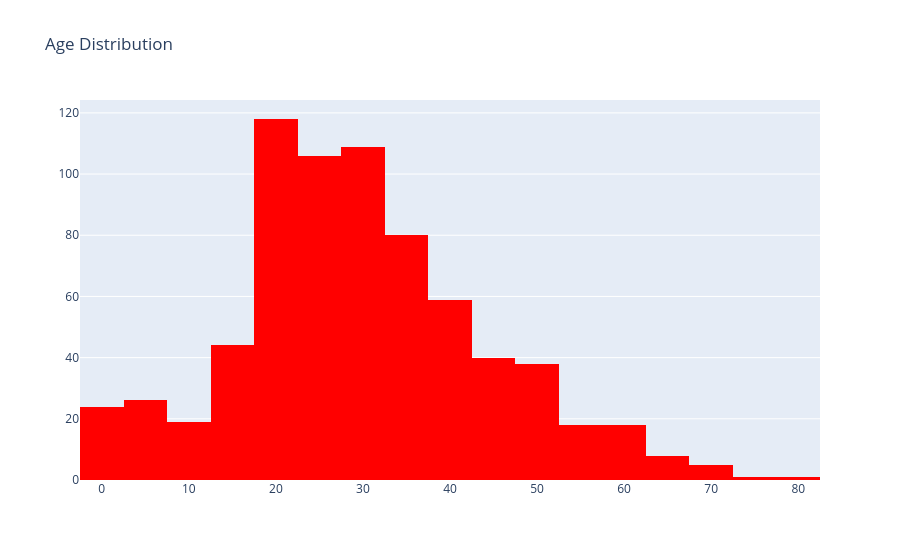

Notebook source saved alongside this figure:
### Code cell
#let's visualize histogram
trace =go.Histogram(x=data['Age'],nbinsx=20,marker={'color':'red'})
#layout define for the graph
layout=go.Layout(title="Age Distribution")
#we combine the trace with the layout to display the figure
fig=go.Figure(data=trace,layout=layout)
fig

### Figure 1 — Plotly figure (JSON) as saved in the notebook; plotly's stock layout.template omitted (floating-point values rounded to 4 significant figures; data arrays with more than 128 entries replaced by an {"elided": "..."} marker saying what was removed)
{"data": [{"marker": {"color": "red"}, "nbinsx": 20, "type": "histogram", "x": {"elided": "891 float values"}}], "layout": {"title": {"text": "Age Distribution"}}}
